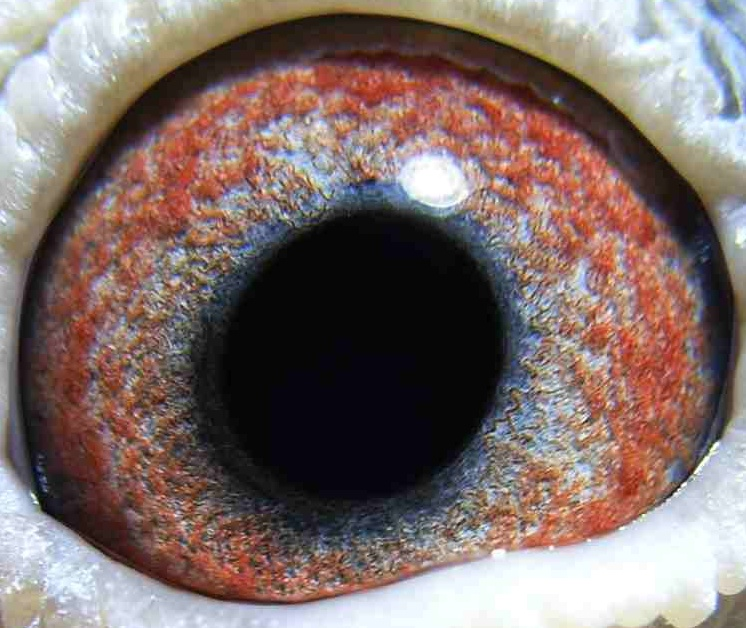
#> input picture backend/datasets/xinge_jpg/extract_eyes_by_yolo/100010.jpg, 746 x 628 px
$ python localization.py
#> lines starting #> are read from the running program, lines starting #| are printed output that depends on the picture

import cv2
import numpy as np
import matplotlib.pyplot as plt


def localize_and_normalize_iris(image_path):
    """
    加载虹膜图像，执行定位、边界检测和归一化展开。

    参数:
    image_path (str): 虹膜图像的文件路径。
    """
    # 以灰度模式读取原始图像
    img = cv2.imread(image_path, cv2.IMREAD_GRAYSCALE)
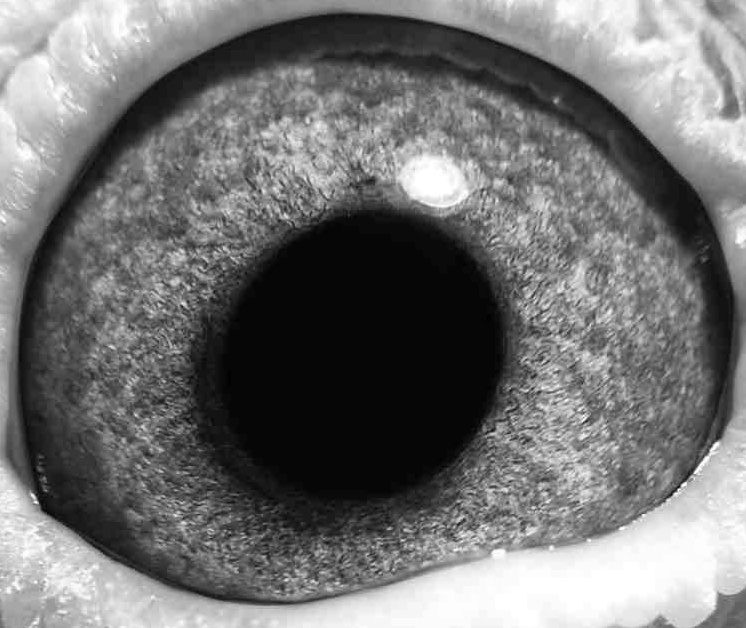
#> img: shape (628, 746); min 0, max 255, mean 114.1
    if img is None:
        print(f"错误: 无法加载图像，请检查路径: {image_path}")
        return

    # 去除高频噪声
    blurred_img = cv2.medianBlur(img, 3)

    # --- 步骤 S1: 瞳孔位置的粗略估计 ---
    # 通过一维投影找到强度最低的区域，该区域近似对应于瞳孔中心。
    # 这对应于图片中的公式：x = argmin(sum(I(x,y))) 和 y = argmin(sum(I(x,y)))
    vertical_projection = np.sum(blurred_img, axis=0)  # 垂直投影（沿列求和）
#> vertical_projection = 746 values, max 118908 at index 0, min 36724 at index 357, mean 71595.4
    horizontal_projection = np.sum(blurred_img, axis=1)  # 水平投影（沿行求和）
#> horizontal_projection = 628 values, max 160273 at index 617, min 44429 at index 371, mean 85048.1

    coarse_pupil_x = np.argmin(vertical_projection)
#> coarse_pupil_x = 357
    coarse_pupil_y = np.argmin(horizontal_projection)
#> coarse_pupil_y = 371

    print(f"S1 - 粗定位瞳孔中心: ({coarse_pupil_x}, {coarse_pupil_y})")
#| S1 - 粗定位瞳孔中心: (357, 371)

    # --- 步骤 S2: 使用霍夫变换精确定位虹膜内外边界 ---
    # 在粗定位的瞳孔中心附近的一定区域内，采用边缘检测(Canny)和霍夫变换相结合的方法。
    # cv2.HoughCircles 内部集成了边缘检测。

    # 1. 检测内圆（瞳孔边界）
    # 参数需要根据图像集进行微调
    # dp: 累加器分辨率与图像分辨率的反比。
    # minDist: 检测到的圆心之间的最小距离。
    # param1: Canny边缘检测的高阈值。
    # param2: 圆心累加器的阈值，越小检测到的圆越多。
    # minRadius, maxRadius: 检测圆的最小和最大半径。
    pupil_circles = cv2.HoughCircles(blurred_img, cv2.HOUGH_GRADIENT, dp=1, minDist=200,
                                     param1=80, param2=50,
                                     minRadius=20, maxRadius=300)
#> pupil_circles = [[348.5, 315.5, 254.3], [593.5, 440.5, 86], [599.5, 142.5, 148.7], [169.5, 195.5, 93.7], [741.5, 283.5, 211.4], [95.5, 456.5, 95.9], [284.5, 30.5, 192.7], [293.5, 549.5, 54.9], [481.5, 618.5, 131.1]]

    if pupil_circles is None:
        print("S2 - 错误: 未能检测到瞳孔边界。")
        return

    # 提取最可能的圆（通常是第一个）作为瞳孔
    pupil_params = np.uint16(np.around(pupil_circles[0, 0]))
#> pupil_params = [348, 316, 254]
    pupil_center = (pupil_params[0], pupil_params[1])
#> pupil_center = (348, 316)
    pupil_radius = pupil_params[2]
#> pupil_radius = 254
    print(f"S2 - 精确定位瞳孔: 中心={pupil_center}, 半径={pupil_radius}")
#| S2 - 精确定位瞳孔: 中心=(348, 316), 半径=254

    # 2. 检测外圆（虹膜边界）
    # 通常虹膜边界对比度较低，需要调整参数
    iris_circles = cv2.HoughCircles(blurred_img, cv2.HOUGH_GRADIENT, dp=1, minDist=200,
                                    param1=50, param2=10,
                                    minRadius=pupil_radius + 150, maxRadius=pupil_radius + 200)
#> iris_circles = [[289.5, 190.5, 409.4], [464.5, 92.5, 450.1], [419.5, 613.5, 418.2], [414.5, 399.5, 407.2], [601.5, 488.5, 453.4], [220.5, 577.5, 443.5], [87.5, 210.5, 450.1], [82.5, 422.5, 453.4], [611.5, 280.5, 453.4], [219.5, 1.5, 447.9], [710.5, 103.5, 421.5], [19.5, 614.5, 410.5]]

    if iris_circles is None:
        print("S2 - 错误: 未能检测到虹膜边界。")
        return

    # 提取虹膜边界
    iris_params = np.uint16(np.around(iris_circles[0, 0]))
#> iris_params = [290, 190, 409]
    # 理论上虹膜和瞳孔同心，因此使用瞳孔的中心作为虹膜中心以提高精度
    iris_center = pupil_center
#> iris_center = (348, 316)
    iris_radius = iris_params[2]
#> iris_radius = 409
    print(f"S2 - 精确定位虹膜: 中心={iris_center}, 半径={iris_radius}")
#| S2 - 精确定位虹膜: 中心=(348, 316), 半径=409

    # --- 虹膜归一化展开 (Daugman's Rubber Sheet Model) ---
    # 将定位出的环状虹膜区域转换为一个固定大小的矩形
    height, width = 64, 512  # 归一化后的标准尺寸
    normalized_iris = np.zeros((height, width), dtype=np.uint8)

    for i in range(height):
        for j in range(width):
            # 从归一化极坐标 (i, j) 映射回原始笛卡尔坐标 (x, y)
            theta = (2 * np.pi * j) / width  # 角度
            rho = pupil_radius + ((iris_radius - pupil_radius) * i) / height  # 半径

            # 计算原始图像中的坐标
            x = int(iris_center[0] + rho * np.cos(theta))
            y = int(iris_center[1] + rho * np.sin(theta))

            # 确保坐标在图像范围内
            if 0 <= y < img.shape[0] and 0 <= x < img.shape[1]:
                # 使用最近邻插值获取像素值
                normalized_iris[i, j] = img[y, x]
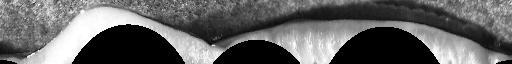
#> normalized_iris: shape (64, 512); min 0, max 255, mean 98.8

    # --- 结果可视化 ---
    # 绘制定位结果
    img_with_circles = cv2.cvtColor(img, cv2.COLOR_GRAY2BGR)
    cv2.circle(img_with_circles, pupil_center, pupil_radius, (0, 255, 0), 2)  # 绿色圆: 瞳孔
    cv2.circle(img_with_circles, iris_center, iris_radius, (0, 0, 255), 2)  # 红色圆: 虹膜
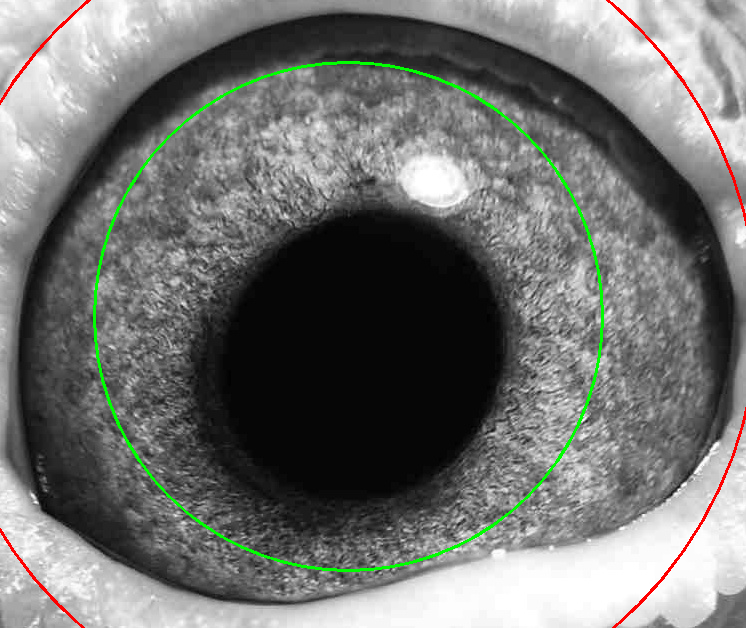
#> img_with_circles: shape (628, 746, 3); mean B, G, R 111.8, 114.4, 113.1

    # 使用 Matplotlib 显示
    plt.figure(figsize=(18, 5))
    plt.rcParams['font.sans-serif'] = ['SimHei']  # 用来正常显示中文标签

    plt.subplot(1, 3, 1)
    plt.imshow(img, cmap='gray')
    plt.title('Original')
    plt.axis('off')

    plt.subplot(1, 3, 2)
    plt.imshow(img_with_circles)
    plt.title('Location (S2)')
    plt.axis('off')

    plt.subplot(1, 3, 3)
    plt.imshow(normalized_iris, cmap='gray')
    plt.title('Normalized Iris')
    plt.axis('off')

    plt.show()
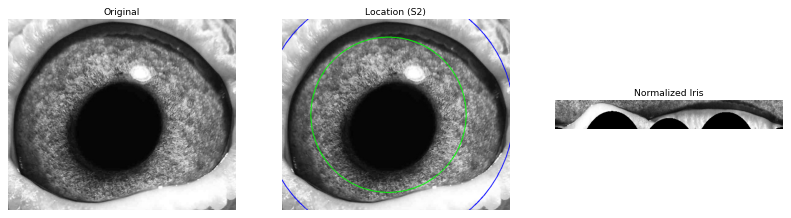
#> figure drawn by matplotlib, 3 panels; B, G, R data is drawn as R, G, B


# --- 主程序入口 ---
if __name__ == "__main__":
    # 将 'sample_iris.png' 替换为你的虹膜图像文件路径
    image_file = '../datasets/xinge_jpg/extract_eyes_by_yolo/100010.jpg'
    localize_and_normalize_iris(image_file)
